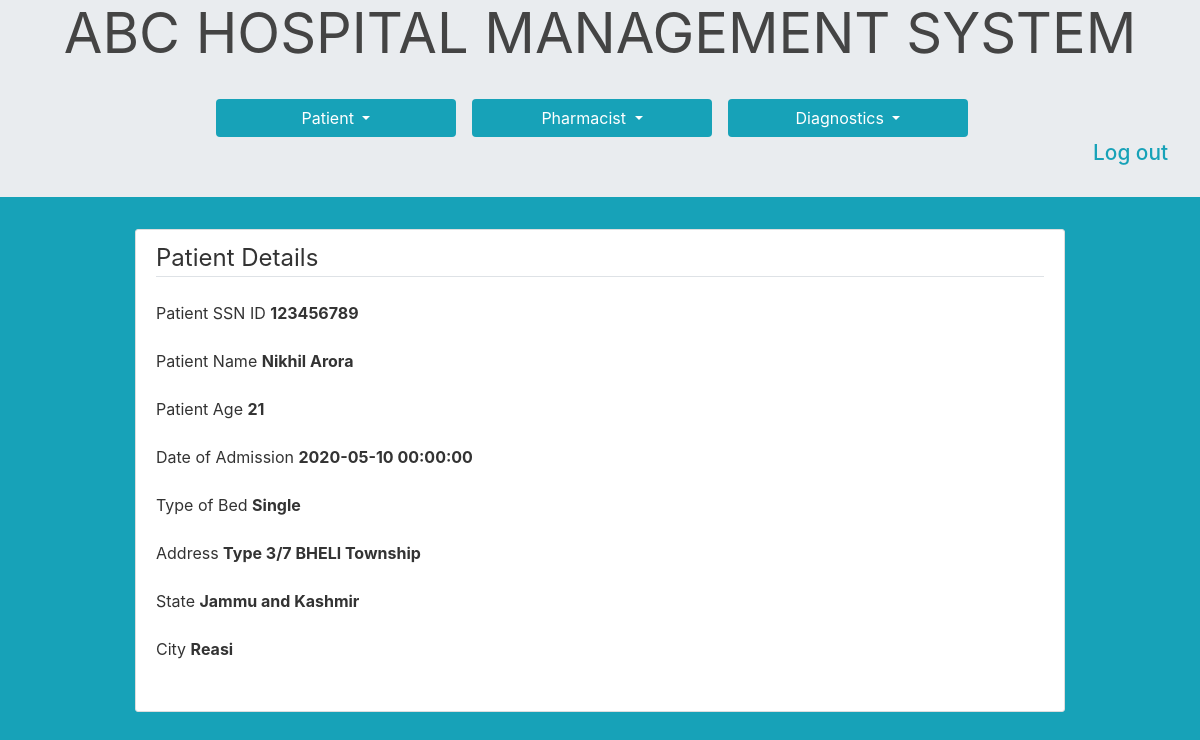
/search/123456789 (signed in), run on the app's committed database.
### hms/models.py (models this page shows, shortened)
class Patient(db.Model):
    id = db.Column(db.Integer, primary_key=True)
    ssn = db.Column(db.Integer, unique=True, nullable=False)
    name = db.Column(db.String(20),  nullable=False)
    age = db.Column(db.Integer, nullable=False)
    date_of_joining = db.Column(db.DateTime, nullable=False, default=datetime.utcnow)
    room_type = db.Column(db.String(10), nullable=False)
    address = db.Column(db.Text, nullable=False)
    state = db.Column(db.String(20), nullable=False)
    city = db.Column(db.String(20), nullable=False)
    status = db.Column(db.String(20), nullable=False, default='Active')

### hms/routes.py (the view)
@app.route("/search/<int:ssn>", methods=['GET', 'POST'])
@login_required
def patientDetails(ssn):
    form = PatientUpdationForm()
    patient = Patient.query.filter_by(ssn=ssn).first()
    context = {
        'ssn': patient.ssn,
        'name': patient.name,
        'age': patient.age,
        'admission': patient.date_of_joining,
        'bed': patient.room_type,
        'address': patient.address,
        'state': patient.state,
        'city': patient.city
    }
    return render_template('patient_details.html', title='Patient Details', form=form, p=context)

### hms/models.py (called while the page is built)
@login_manager.user_loader
def load_user(user_id):
    return UserStore.query.get(int(user_id))

### hms/templates/patient_details.html (shortened to what this page needs)
{% extends "base.html" %}
{% block content %}
    <div class="content-section">
        <form method="POST" action="">
            <fieldset class="form-group">
                <legend class="border-bottom mb-4">Patient Details</legend>
                <div class="form-group">
                  {{ form.patient_ssn_id.label(class="form-control-label") }}
                  <b>{{ p.ssn }}</b>
              </div>
                <div class="form-group">
                    {{ form.patient_name.label(class="form-control-label") }}
                    <b>{{ p.name }}</b>
                </div>
                <div class="form-group">
                  {{ form.patient_age.label(class="form-control-label") }}
                  <b>{{ p.age }}</b>
              </div>
              <div class="form-group">
               {{ form.date_of_admission.label(class="form-control-label") }}
               <b>{{ p.admission }}</b>
           </div>
           <div class="form-group">
            {{ form.type_of_bed.label(class="form-control-label") }}
            <b>{{ p.bed }}</b>
        </div>
           <div class="form-group">
            {{ form.address.label(class="form-control-label") }}
            <b>{{ p.address }}</b>
        </div>
        <div class="form-group">
         {{ form.state.label(class="form-control-label") }}
         <b>{{ p.state }}</b>
     </div>
     <div class="form-group">
      {{ form.city.label(class="form-control-label") }}
      <b>{{ p.city }}</b>
  </div>
            </fieldset>
        </form>
    </div>
{% endblock content %}

### hms/static/main.css (style rules this page uses)
body { background: #fafafa; color: #333333; padding-top: 0; }
.content-section { background: #ffffff; padding: 10px 20px; border: 1px solid #dddddd; border-radius: 3px; margin-bottom: 20px; }

### data on the page
Patient: ssn "123456789", name "Nikhil Arora", admission "2020-05-10 00:00:00", bed "Single", address "Type 3/7 BHELl Township", state "Jammu and Kashmir", city "Reasi"

### other printed values
{{ p.age }} "21"
